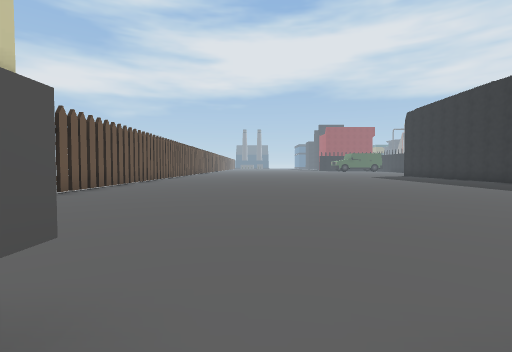
[1] (above)

24 first-person views from a walk through a 3-D level made in the Unity game engine. The camera is 1.4 m above the floor, tilts 2° down and sees 85° across. The floor is counted in squares, 2 m on a side. Each view is taken from the middle of a square. On the plan, view 1 faces up. The plan holds only what a view shows up to about 9 squares ahead; the rest is blank. The place goes on beyond the plan. The player character is not drawn. Some surface patterns are stand-ins.

[2]
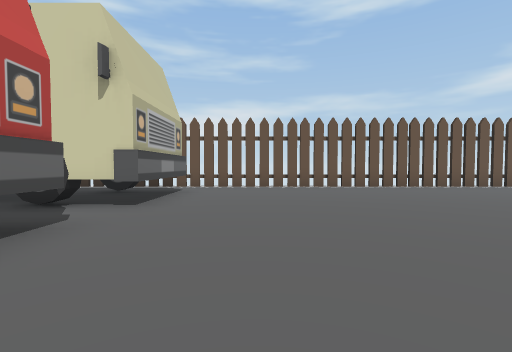

[3]
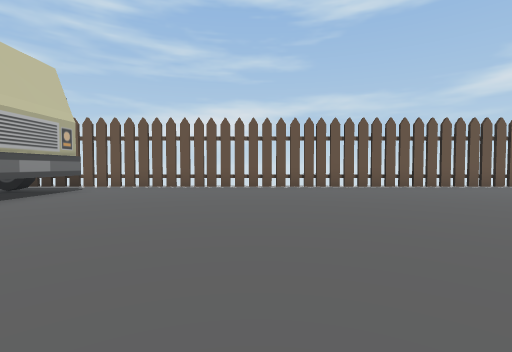

[4]
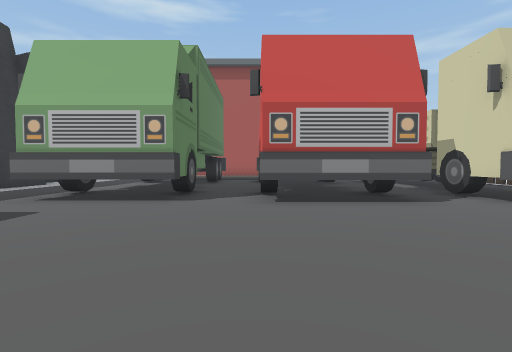

[5]
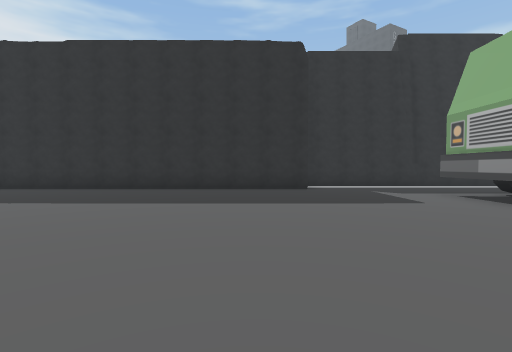

[6]
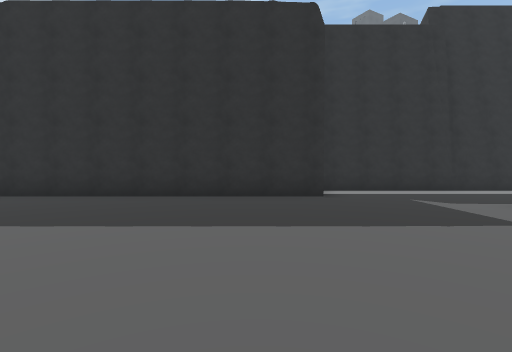

[7]
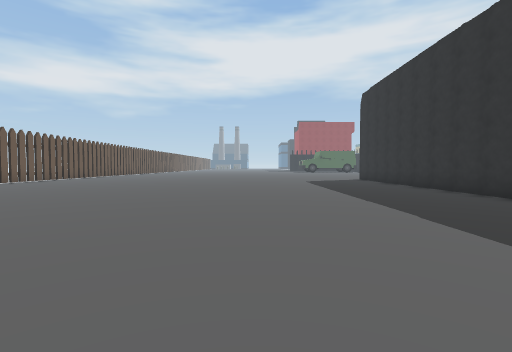

[8]
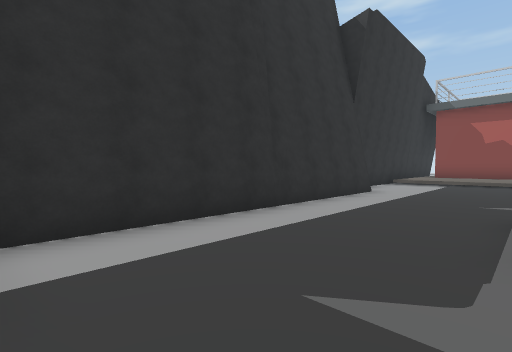

[9]
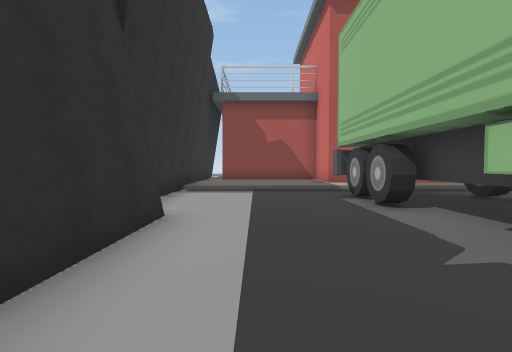

[10]
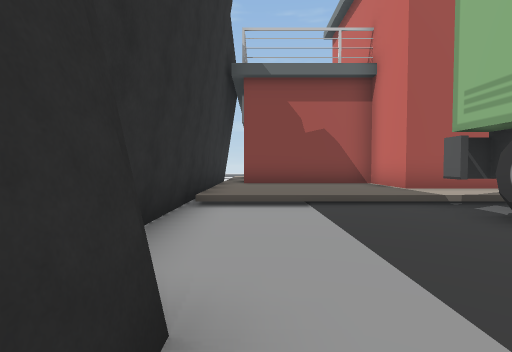

[11]
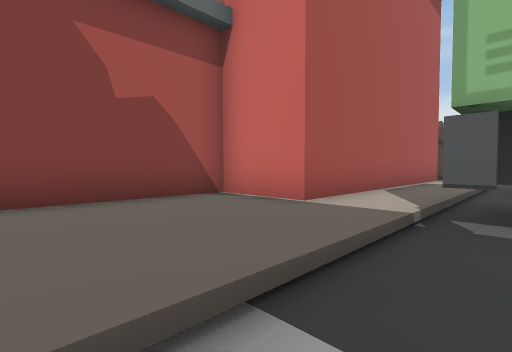

[12]
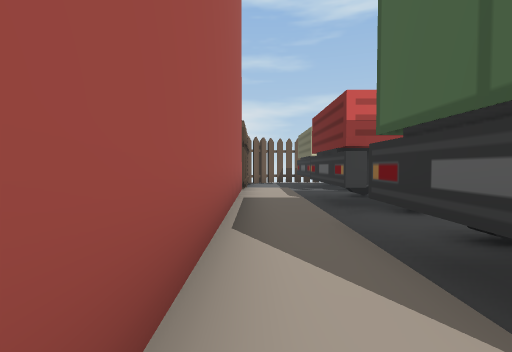

[13]
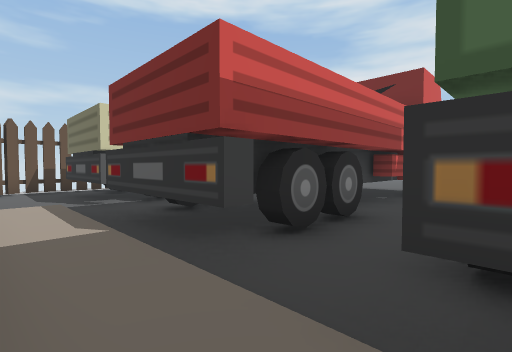

[14]
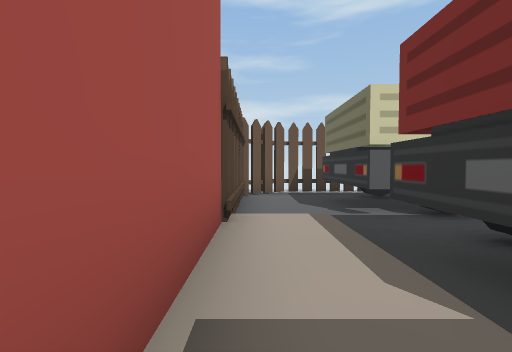

[15]
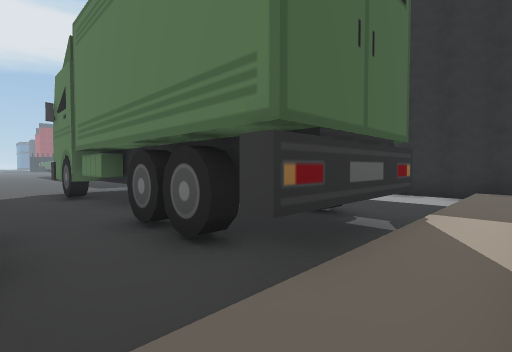

[16]
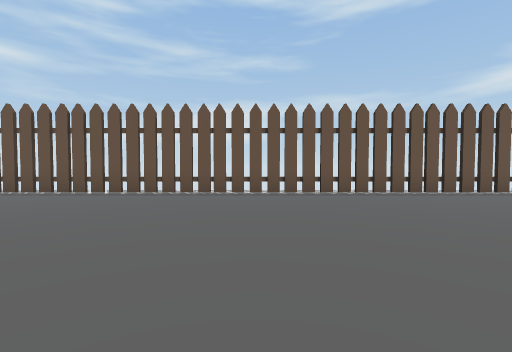

[17]
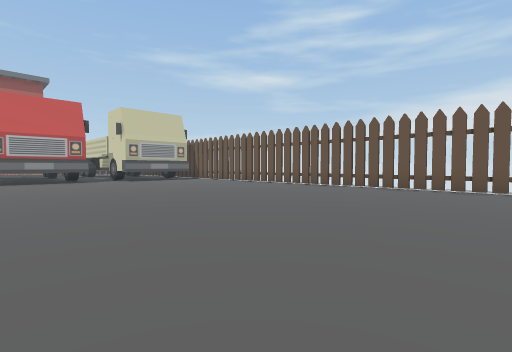

[18]
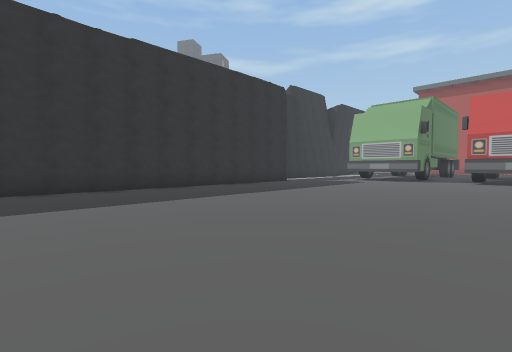

[19]
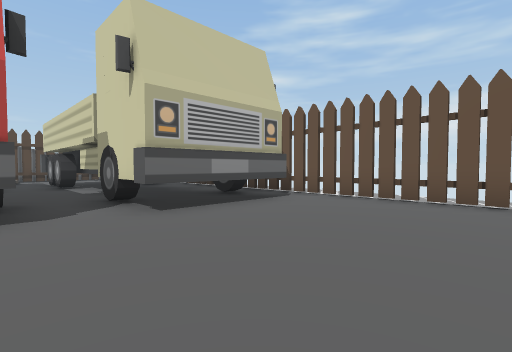

[20]
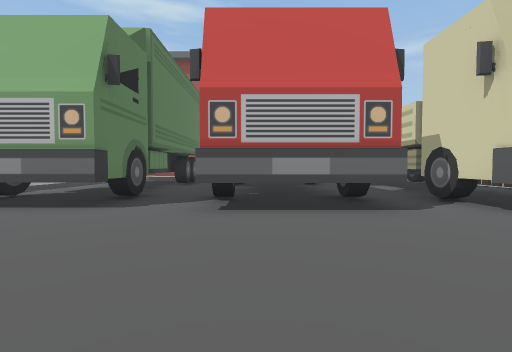

[21]
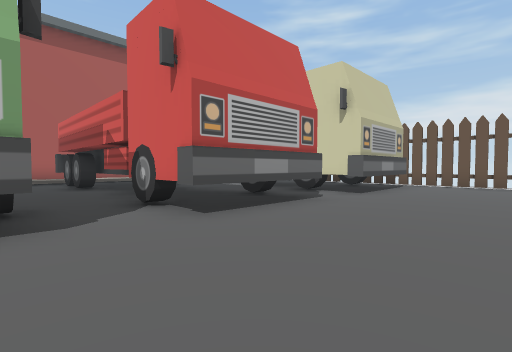

[22]
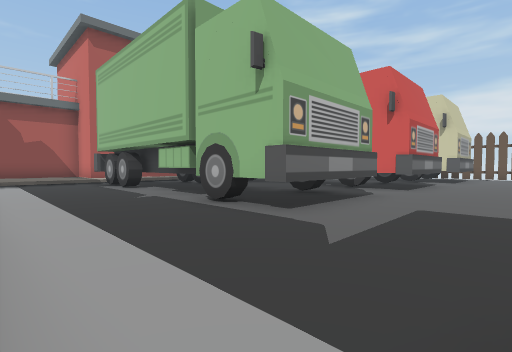

[23]
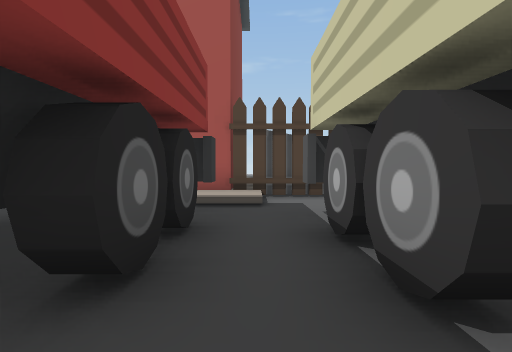

[24]
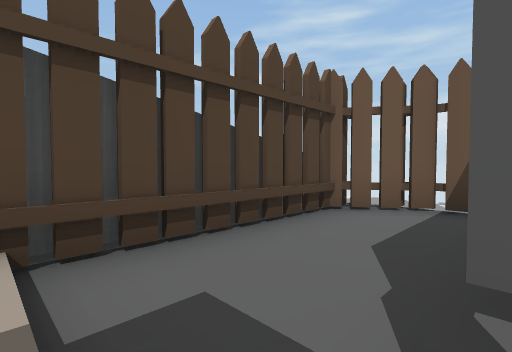

### Floor plan
Key: @ floor where view 1 was taken; # wall or solid block; . main floor; : floor 0.25 m higher than the main floor; / step, stairs or slope; ^ raised ledge; O other object.
Columns run from 6 left of view 1 to 14 right of it. Each row starts with its distance up from view 1.
 14 .O...............#
 13 .O...............#
 12 .O...............#
 11 .O...............#
 10 .O...............#
  9 .O...............#
  8 .O...............#
  7 .O...............#
  6 .O...............#
  5 .O...............#
  4 .O...............#
  3 .O.................#
  2 .O.................#
  1 .O####.............#
  0 .O#  #@####.####...#
 -1  O#  #.####.####...#
 -2  O   #.  #..###....#
 -3  O  ##.  #..###....#
 -4  O  #... #..###....#
 -5     ##.. #... #....#
 -6   #  #.####.####...#
 -7  O#  #.####.####...#
 -8  O####.####..##....#
 -9 .O....//////#//////#
-10 .O..O.O::::::::::::##
-11   ^############:::::#
-12               #::::##
-13               ######

Positions as (right, up) in squares from view 1, and headings:
1: (0, 0), facing up
2: (4, 3), facing left
3: (4, 6), facing left
4: (4, 6), facing down
5: (2, 5), facing right
6: (4, 5), facing right
7: (5, 5), facing up
8: (9, 3), facing down-right
9: (11, -1), facing down
10: (12, -4), facing down
11: (12, -8), facing down-left
12: (9, -10), facing left
13: (6, -10), facing up-left
14: (4, -10), facing left
15: (4, -10), facing up-right
16: (2, 9), facing left
17: (4, 14), facing down-left
18: (2, 14), facing down-right
19: (1, 5), facing down-left
20: (3, 5), facing down
21: (6, 4), facing down-left
22: (12, 3), facing down-left
23: (0, -4), facing down
24: (0, -8), facing down-left
